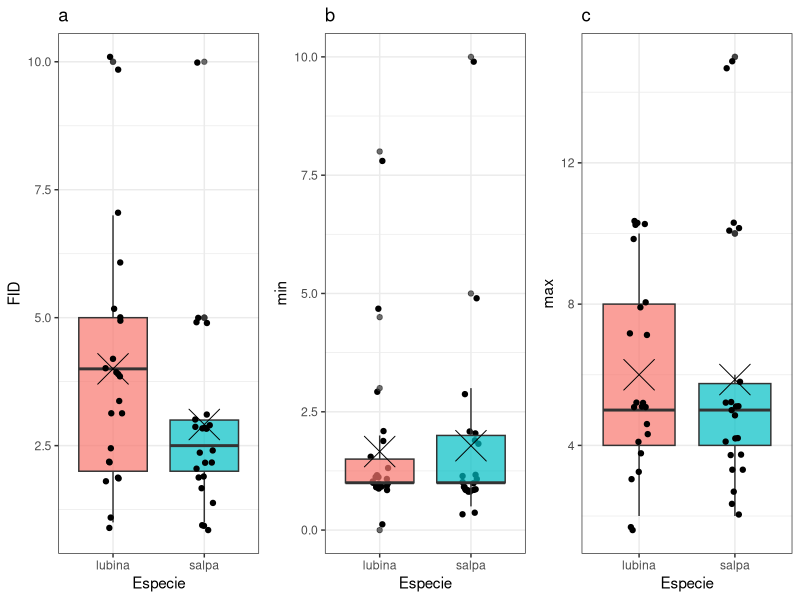
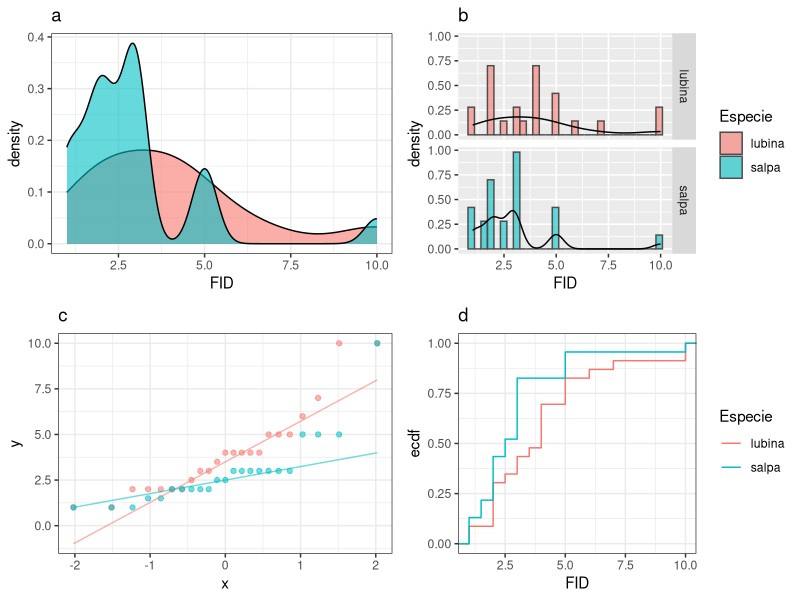

Reproduce these figures in R, in order. (Note: this script raises an error after producing the figures.)
#librerias necesarias
library(ggplot2)#gramatica de graficos
library(repr)#para controlar el aspecto de la fuente, graficos etc...
library(gridExtra)#para organizar plots
library(lmtest)#test de independencia
library(car)#homogenedidad de varianza y otras funciones

options(repr.plot.width=14)#graficos mas anchos

#cargamos los datos
data.peces<-read.csv("mikeldata.csv")#para graficos y test
data.peces.w<-read.csv("mikeldata_wide.csv")#formato ancho, mas facil para hacer sumarios por especie

head(data.peces,10)#primeras 10 lineas de datos
str(data.peces)#estructura de los datos

summary(data.peces.w$Lub_FID)
summary(data.peces.w$Sal_FID)
sd(data.peces.w$Lub_FID)
sd(data.peces.w$Sal_FID)

a<-ggplot(data.peces, aes(x=Especie, y=FID, fill=Especie)) +
    geom_boxplot(alpha=0.7) + geom_jitter(width = 0.1)+
    stat_summary(fun=mean, geom="point", shape=4, size=10, color="black", fill="red") +
    theme(legend.position="none")+ theme_bw()+ ggtitle("a")+theme(legend.position = "none")
#la cruz indica la media
b<-ggplot(data.peces, aes(x=Especie, y=min, fill=Especie)) + geom_jitter(width = 0.1)+
    geom_boxplot(alpha=0.7) +ggtitle("b")+
    stat_summary(fun=mean, geom="point", shape=4, size=10, color="black", fill="red") +
    theme(legend.position="none")+ theme_bw()+ theme(legend.position = "none")
c<-ggplot(data.peces, aes(x=Especie, y=max, fill=Especie)) +
    geom_boxplot(alpha=0.7) + geom_jitter(width = 0.1)+
    stat_summary(fun=mean, geom="point", shape=4, size=10, color="black", fill="red") +
    theme(legend.position="none")+ theme_bw()+ggtitle("c")+theme(legend.position = "none")

library(gridExtra)
grid.arrange(a,b,c,ncol=3)

#centremonos en solos FID, normalidad
d<-ggplot(data.peces,aes(x=FID,fill=Especie))+
  geom_density(alpha=0.6)+theme_bw()+ggtitle("a")+theme(legend.position = "none")
#los FID no son normales, particularmente para la salpa

e<-ggplot(data.peces, aes(x=FID)) +
  geom_histogram(aes(y=..density..,fill=Especie), color="grey30",alpha=0.6)+
  stat_density(geom="line")+
  facet_grid(Especie~.)+ggtitle("b")

f<-ggplot(data.peces, aes(sample = FID,color=Especie,alpha=0.6))+stat_qq() + stat_qq_line() + theme_bw()+
ggtitle("c")+ theme(legend.position = "none")

# Multiple ECDFs
g<-ggplot(data.peces, aes(FID, colour = Especie)) + stat_ecdf()+theme_bw()+ggtitle("d")

grid.arrange(d,e,f,g,ncol=2)

shapiro.test(data.peces.w$Lub_FID)#problemas de normalidad
shapiro.test(data.peces.w$Sal_FID)

leveneTest(FID~Especie,data=data.peces)#no hay problemas de homogenedidad de varianza de IID entre Especies

dwtest(FID~Especie,data=data.peces)#problemas de independencia de observaciones

#paired t-test
wilcox.test(FID~Especie,data=data.peces,exact = F,paired = T)#AJA!

t.test(log10(FID)~Especie,data=data.peces,exact = F,paired = T)
#se podrían tranformar los datos con logarítmos, pero es más díficl de intepretar. Quizas se puede añadir para dar más fuerza al resultado.

#tamaño del efecto
Zstat<-qnorm(0.07744/2)
eff.size<-abs(Zstat)/sqrt(23)
eff.size#tamaño del efecto moderado

#analisis de la potencia conseguida con el test en base a n y el tamaño del efecto
library(pwr)
(p.out<-pwr.t.test(d=eff.size,sig.level=.05, n = 23,type=c("paired")))
#tenemos una potencia baja, es decir hay cierto riego de tener un falso positivo
#si el test no hubiera dado diferencias, tendriamos el riesgo de tener un falso negativo

(p.out2<-pwr.t.test(d=eff.size,sig.level=.05, power = 0.8,type=c("paired")))
plot(p.out2)
#para ese tamano del efecto y una potencia optima de 0.8 hubieramos necesitado una muesta de 59 pescadores

summary(data.peces.w$Lub_FID)
summary(data.peces.w$Sal_FID)

data.peces.w<-read.csv("mikeldata_wide.csv")#formato ancho, mas facil para hacer sumarios por especie
data.peces.w

table(data.peces.w$tamano)

#una persona no respondio, es interesante encontrar una persona que hace submarinismo para no para cazar.
#comparemos entonces 21 frente a 1, aunque no sea evidente hagamos el análisis.

#Binomial exact goodness of fit test
n <- 21
k <- 1
p <- 0.5

x <- seq(0, n)
y <- dbinom(x,
            size = n,
            prob = p)

barplot(height = y,
        names.arg = x,
        col = "deepskyblue",
        main = "Probabilidad de preferir peces pequeños",
        xlab = "Numero de personas",
        ylab = "Probabilidad de bajo la hipótesis nula",
        las = 1)
        #la probabilidad de que una persona de 22 prefiera cazar peces pequenos es muy baja

binom.test(k, n,p = p,alternative = "two.sided",conf.level = 0.95)

citation("pwr")

citation("ggplot2")

#para citar R
citation()
